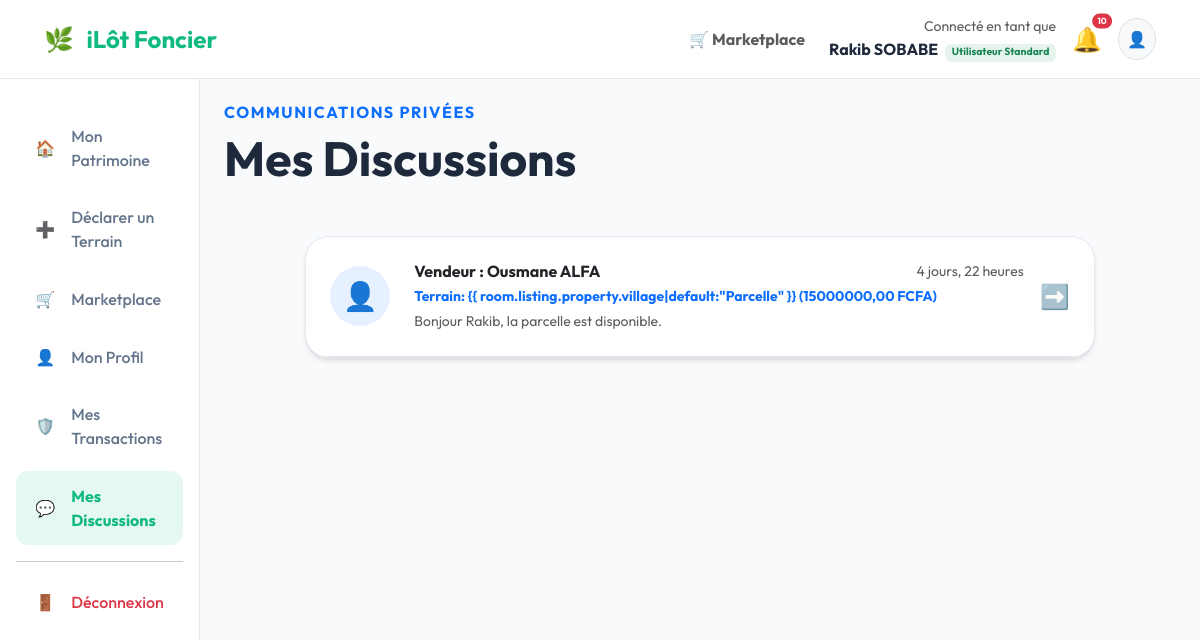
Page /chat/my-chats/ (signed in) on the earlier database version.
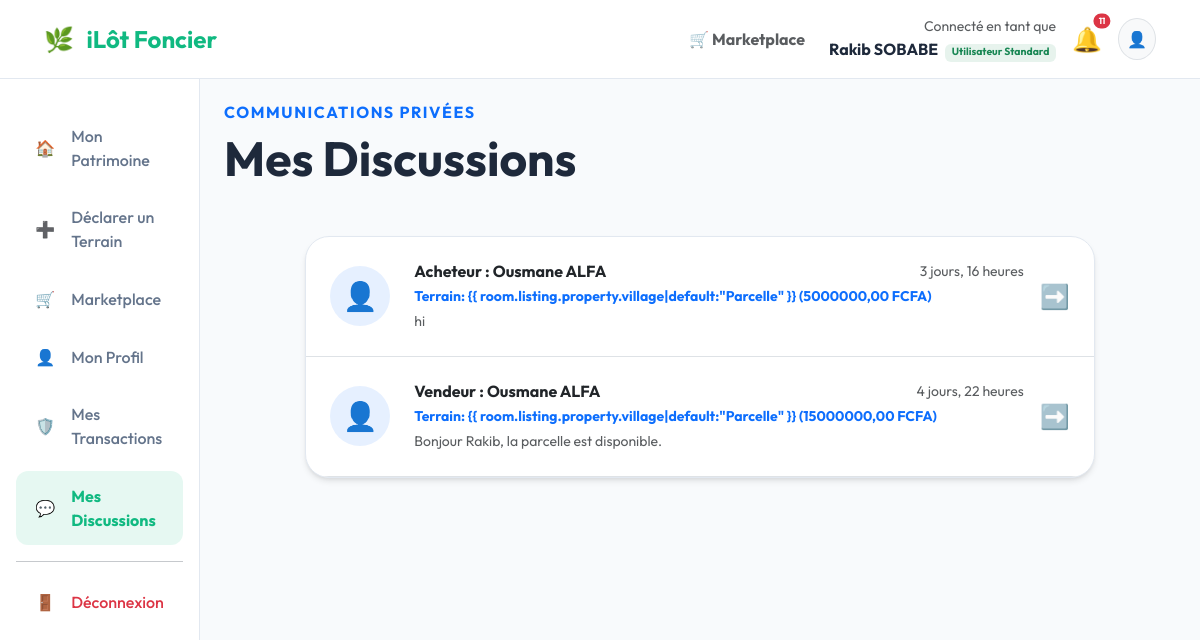
Same page on the later database version.
### marketplace/models.py (models this page shows, shortened)
class ChatRoom(models.Model):
    id = models.UUIDField(primary_key=True, default=uuid.uuid4, editable=False)
    listing = models.ForeignKey(Listing, on_delete=models.CASCADE, related_name='chat_rooms')
    buyer = models.ForeignKey(User, on_delete=models.CASCADE, related_name='buyer_chats')
    seller = models.ForeignKey(User, on_delete=models.CASCADE, related_name='seller_chats')
    created_at = models.DateTimeField(auto_now_add=True)
    updated_at = models.DateTimeField(auto_now=True)
    class Meta:
        db_table = 'chat_rooms'
        unique_together = ('listing', 'buyer', 'seller')

class Listing(models.Model):
    class Status(models.TextChoices):
        ACTIVE = 'ACTIVE', _('En vente')
        SOLD = 'SOLD', _('Vendu')
        CANCELLED = 'CANCELLED', _('Annulé')
    id = models.UUIDField(primary_key=True, default=uuid.uuid4, editable=False)
    property = models.ForeignKey(Property, on_delete=models.CASCADE, related_name='listings')
    price_fiat = models.DecimalField(max_digits=15, decimal_places=2, help_text="Prix affiché en FCFA")
    price_crypto = models.DecimalField(max_digits=18, decimal_places=6, help_text="Équivalent stablecoin (cUSD)")
    escrow_contract = models.CharField(max_length=42, blank=True, help_text="Adresse du contrat séquestre déployé")
    status = models.CharField(max_length=20, choices=Status.choices, default=Status.ACTIVE, db_index=True)
    class Meta:
        db_table = 'listings'

class ChatMessage(models.Model):
    id = models.UUIDField(primary_key=True, default=uuid.uuid4, editable=False)
    room = models.ForeignKey(ChatRoom, on_delete=models.CASCADE, related_name='messages')
    sender = models.ForeignKey(User, on_delete=models.CASCADE)
    content = models.TextField(blank=True, null=True)
    attachment = models.FileField(upload_to='chat_attachments/', null=True, blank=True)
    is_read = models.BooleanField(default=False)
    created_at = models.DateTimeField(auto_now_add=True)
    class Meta:
        db_table = 'chat_messages'
        ordering = ['created_at']

### identity/models.py (models this page shows, shortened)
class User(AbstractUser):
    class Role(models.TextChoices):
        USER = 'USER', _('Utilisateur Standard')
        WITNESS = 'WITNESS', _('Témoin Certifié')
        CHIEF = 'CHIEF', _('Chef de Localité')
        ADMIN = 'ADMIN', _('Administrateur')
        NOTARY = 'NOTARY', _('Notaire Certifié')
    username = None  # On désactive le username par défaut
    id = models.UUIDField(primary_key=True, default=uuid.uuid4, editable=False)
    email = models.EmailField(unique=True, help_text="Email de connexion")
    wallet_address = models.CharField(max_length=42, unique=True, null=True, blank=True, help_text="Adresse publique Ethereum/Polygon (0x...) - Optionnel")
    phone_hash = models.CharField(max_length=64, unique=True, null=True, blank=True, help_text="SHA-256 du numéro de téléphone")
    encrypted_phone = models.CharField(max_length=255, null=True, blank=True, help_text="Numéro chiffré pour notifications")
    role = models.CharField(max_length=20, choices=Role.choices, default=Role.USER, db_index=True)
    full_name = models.CharField(max_length=255, null=True, blank=True, help_text="Nom et Prénom (pas de chiffres)")
    birth_date = models.DateField(null=True, blank=True)
    country = models.CharField(max_length=100, default='Benin', help_text="Pays de résidence")
    district = models.CharField(max_length=100, null=True, blank=True, help_text="Arrondissement / Commune")
    village = models.CharField(max_length=100, null=True, blank=True, help_text="Quartier / Village")
    reputation_score = models.IntegerField(default=50, help_text="Score 0-100 basé sur la fiabilité")
    created_at = models.DateTimeField(auto_now_add=True)
    USERNAME_FIELD = 'email'
    REQUIRED_FIELDS = []
    objects = UserManager()
    class Meta:
        db_table = 'users'
        verbose_name = _("Utilisateur")
        verbose_name_plural = _("Utilisateurs")
        indexes = [
            models.Index(fields=['phone_hash']),
            models.Index(fields=['role']),
            models.Index(fields=['wallet_address']),
        ]

### marketplace/views.py (the view)
# urls.py: path('chat/my-chats/', web_my_chats, name='web_my_chats'),
@login_required
def web_my_chats(request):
    rooms = ChatRoom.objects.filter(
        Q(buyer=request.user) | Q(seller=request.user)
    ).order_by('-updated_at')
    return render(request, 'marketplace/my_chats.html', {
        'rooms': rooms
    })

### marketplace/context_processors.py (called while the page is built)
def notification_count(request):
    if request.user.is_authenticated:
        count = Notification.objects.filter(user_wallet=request.user, read_at__isnull=True).count()
        return {'unread_notifications_count': count}
    return {'unread_notifications_count': 0}

### notaries/context_processors.py (called while the page is built)
def notary_context(request):
    is_notary = False
    notary_profile = None
    if request.user.is_authenticated:
        has_role = (getattr(request.user, 'role', None) == 'NOTARY')
        has_profile = False
        try:
            notary_profile = getattr(request.user, 'notary_profile', None)
            has_profile = notary_profile is not None
        except:
            has_profile = False
        is_notary = has_role and has_profile
        import logging
        logger = logging.getLogger(__name__)
        if is_notary:
            logger.debug(f"TEMPLATING: User {request.user.email} seen as NOTARY")
    return {
        'is_notary': is_notary,
        'notary_profile': notary_profile if is_notary else None
    }

### templates/marketplace/my_chats.html (shortened to what this page needs)
{% extends 'base_citizen.html' %}
{% block content %}
<div class="d-flex justify-content-between align-items-end mb-5">
    <div>
        <h6 class="text-primary fw-bold text-uppercase mb-2" style="letter-spacing: 0.1em;">Communications Privées</h6>
        <h1 class="display-5 fw-bold mb-0">Mes Discussions</h1>
    </div>
</div>
<div class="row justify-content-center">
    <div class="col-lg-10">
        <div class="citizen-card p-0 overflow-hidden">
            {% for room in rooms %}
            <a href="{% url 'web_chat_room' room.id %}" class="text-decoration-none text-dark">
                <div class="p-4 border-bottom d-flex align-items-center hover-bg-light transition-all">
                    <div class="rounded-circle bg-primary bg-opacity-10 p-3 me-4 d-flex align-items-center justify-content-center"
                        style="width: 60px; height: 60px;">
                        <span class="fs-3">👤</span>
                    </div>
                    <div class="flex-grow-1">
                        <div class="d-flex justify-content-between align-items-center mb-1">
                            <h6 class="fw-bold mb-0">
                                {% if user == room.buyer %}
                                Vendeur : {{ room.seller.full_name }}
                                {% else %}
                                Acheteur : {{ room.buyer.full_name }}
                                {% endif %}
                            </h6>
                            <small class="text-muted">{{ room.updated_at|timesince }}</small>
                        </div>
                        <p class="mb-1 text-primary small fw-bold">Terrain: {{
                            room.listing.property.village|default:"Parcelle" }} ({{ room.listing.price_fiat }} FCFA)</p>
                        <p class="text-muted small mb-0 text-truncate" style="max-width: 500px;">
                            {{ room.messages.last.content|default:"Démarrez la conversation..." }}
                        </p>
                    </div>
                    <div class="ms-3">
                        <span class="fs-4 text-muted">➡️</span>
                    </div>
                </div>
            </a>
            {% endfor %}
        </div>
    </div>
</div>
{% endblock %}

### templates/base_citizen.html (shortened to what the changed rows need)
<!DOCTYPE html>
<html lang="fr">
<head>
    <link href="https://cdn.jsdelivr.net/npm/bootstrap@5.3.0/dist/css/bootstrap.min.css" rel="stylesheet">
    <link rel="stylesheet" href="https://cdn.jsdelivr.net/npm/bootstrap-icons@1.11.1/font/bootstrap-icons.css">
</head>
<body>
    <nav class="navbar navbar-citizen sticky-top">
        <div class="container-fluid">
            <div class="d-flex align-items-center">
                {% if not is_notary %}
                <div class="me-3 position-relative">
                    <a href="{% if user.is_authenticated %}{% url 'user_dashboard' user.id %}{% else %}#{% endif %}"
                        class="text-decoration-none" id="notificationBell">
                        <span class="fs-4">🔔</span>
                        <span id="notificationBadge"
                            class="position-absolute top-0 start-100 translate-middle badge rounded-pill bg-danger {% if unread_notifications_count == 0 %}d-none{% endif %}"
                            style="font-size: 0.55rem; padding: 0.35em 0.6em; border: 2px solid white;">
                            {{ unread_notifications_count }}
                        </span>
                    </a>
                </div>
                <div class="rounded-circle bg-light p-2 border">
                    👤
                </div>
                {% endif %}
            </div>
        </div>
    </nav>
    <div class="container-fluid">
        <div class="row">
            <main class="{% block main_class %}col-md-9 ms-sm-auto col-lg-10{% endblock %} px-md-4 py-4">
                <div class="animate-up">
                    {% block content %}{% endblock %}
                </div>
            </main>
        </div>
    </div>
</body>
</html>

Differences in the rows shown:
added ChatRoom: buyer.full_name "Ousmane ALFA", updated_at "3 jours, 16 heures", listing.price_fiat "5000000,00", messages.last.content "hi"
Other differences:
{{ unread_notifications_count }}: "10" → "11"
